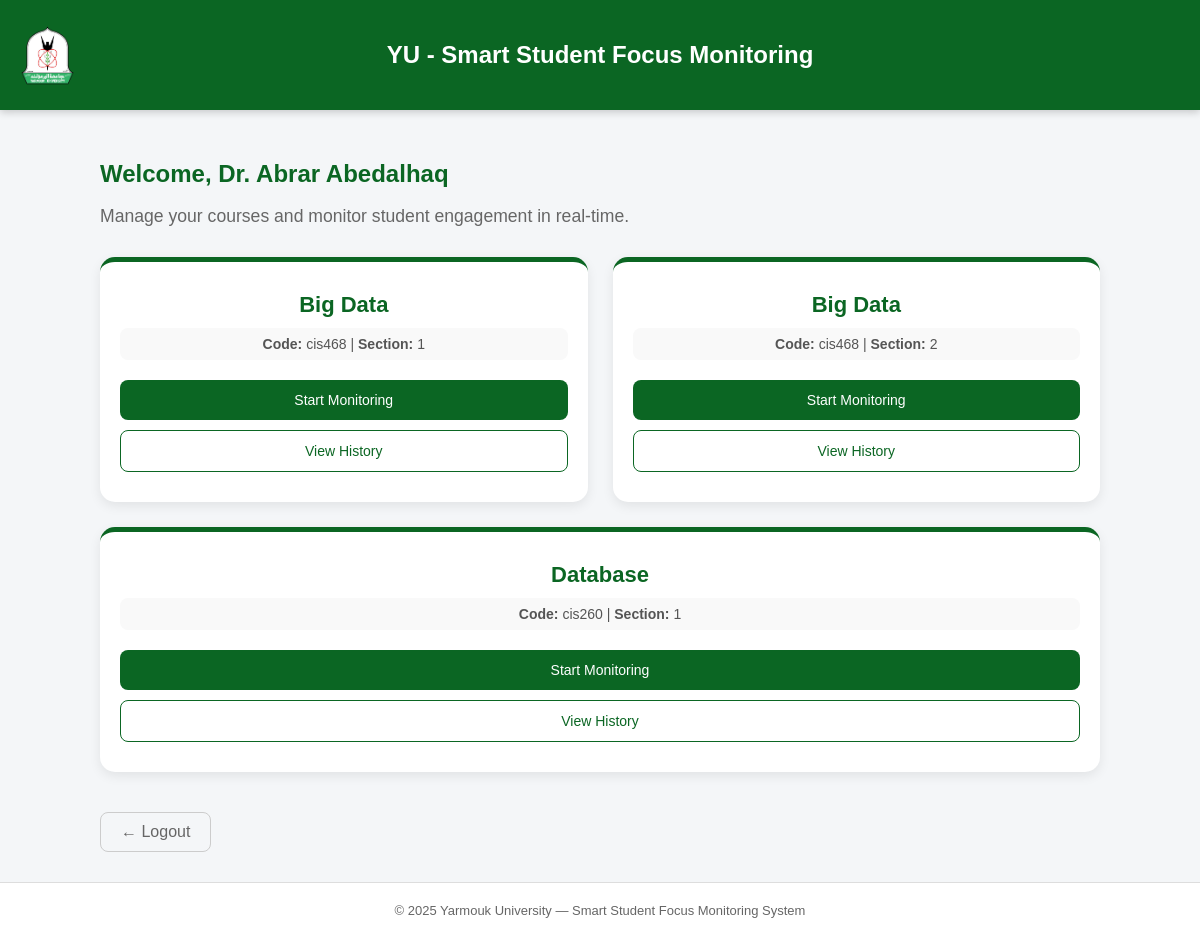
/courses (signed in), run on the app's committed database.
### tables this page shows
CREATE TABLE sections (
        section_id INTEGER PRIMARY KEY AUTOINCREMENT,
        course_code TEXT,
        ins_id INTEGER,
        section_num INTEGER, -- رقم الشعبة 1، 2، 3
        FOREIGN KEY (course_code) REFERENCES courses (course_code),
        FOREIGN KEY (ins_id) REFERENCES instructors (ins_id)
    );

CREATE TABLE courses (
        course_code TEXT PRIMARY KEY, -- مثل CS101
        course_name TEXT NOT NULL
    );

### app.py (the view)
@app.route('/courses')
def show_courses():
    if 'user_id' not in session:
        return redirect(url_for('signin'))
    conn = get_db_connection()
    user_courses = conn.execute('''
        SELECT s.section_id, c.course_code, c.course_name, s.section_num
        FROM sections s
        JOIN courses c ON s.course_code = c.course_code
        WHERE s.ins_id = ?
    ''', (session['user_id'],)).fetchall()
    conn.close()
    return render_template('courses.html', fullname=session['fullname'], courses=user_courses)

### app.py (called while the page is built)
def get_db_connection():
    conn = sqlite3.connect('smart_focus.db')
    conn.row_factory = sqlite3.Row
    return conn

### templates/courses.html (shortened to what this page needs)
<!DOCTYPE html>
<html lang="en">
<head>
</head>
<body>
  <div class="header">
    <img src="{{ url_for('static', filename='YU.png') }}" class="logo" alt="YU Logo">
    <span class="header-title">YU - Smart Student Focus Monitoring</span>
  </div>
  <div class="container">
    <h2>Welcome, Dr. {{ fullname }}</h2>
    <p class="welcome-text">Manage your courses and monitor student engagement in real-time.</p>
    <div class="course-grid">
  {% if courses %}
    {% for course in courses %}
    <div class="course-card">
      <h3>{{ course['course_name'] }}</h3>
      <div class="course-info">
        <strong>Code:</strong> {{ course['course_code'] }} |
        <strong>Section:</strong> {{ course['section_num'] }}
      </div>
      <div class="btn-group">
        <a href="{{ url_for('monitor', section_id=course['section_id']) }}" class="btn monitor-btn">
            Start Monitoring
        </a>
        <a href="{{ url_for('history', section_id=course['section_id']) }}" class="btn history-btn">
            View History
        </a>
      </div>
    </div>
    {% endfor %}
  {% else %}
    <p>No courses found for your account.</p>
  {% endif %}
</div>
    <a href="{{ url_for('logout') }}" class="back-btn">← Logout</a>
  </div>
  <footer>
    © 2025 Yarmouk University — Smart Student Focus Monitoring System
  </footer>
</body>
</html>

### templates/courses.html (style rules this page uses)
body { font-family: 'Poppins', sans-serif; margin: 0; background-color: #f4f6f8; color: #333; display: flex; flex-direction: column; min-height: 100vh; }
.header { background-color: #0b6623; color: white; padding: 20px; height: 70px; font-size: 24px; font-weight: 600; position: relative; box-shadow: 0 2px 8px rgba(0,0,0,0.2); display: flex; justify-content: center; align-items: center; text-align: center; }
.header .logo { position: absolute; left: 20px; top: 50%; transform: translateY(-50%); width: 55px; height: auto; }
.container { padding: 30px; max-width: 1000px; margin: 0 auto; flex-grow: 1; }
h2 { color: #0b6623; margin-bottom: 5px; }
.welcome-text { color: #666; margin-bottom: 30px; font-size: 1.1rem; }
.course-grid { display: flex; gap: 25px; flex-wrap: wrap; justify-content: flex-start; }
.course-card { background-color: white; border-radius: 15px; padding: 30px 20px; flex: 1 1 calc(33.333% - 25px); min-width: 280px; box-shadow: 0 4px 12px rgba(0,0,0,0.08); transition: all 0.3s ease; text-align: center; border-top: 5px solid #0b6623; }
.course-card h3 { margin: 0 0 10px 0; color: #0b6623; font-size: 22px; }
.course-info { font-size: 14px; color: #555; margin-bottom: 20px; background: #f9f9f9; padding: 8px; border-radius: 8px; }
.btn-group { display: flex; flex-direction: column; gap: 10px; }
.btn { display: block; padding: 12px; font-size: 14px; border: none; border-radius: 8px; cursor: pointer; text-decoration: none; color: white; font-weight: 500; transition: background 0.3s; }
.monitor-btn { background-color: #0b6623; }
.history-btn { background-color: transparent; color: #0b6623; border: 1px solid #0b6623; }
.back-btn { display: inline-block; margin-top: 40px; padding: 10px 20px; color: #666; text-decoration: none; font-weight: 500; border: 1px solid #ccc; border-radius: 8px; }
footer { width: 100%; text-align: center; padding: 20px 0; color: #666; font-size: 13px; background: white; border-top: 1px solid #ddd; }

### data on the page
sections: course_name "Big Data", course_code "cis468", section_num "1"
sections: course_name "Big Data", course_code "cis468", section_num "2"
sections: course_name "Database", course_code "cis260", section_num "1"

### other printed values
{{ fullname }} "Abrar Abedalhaq"
